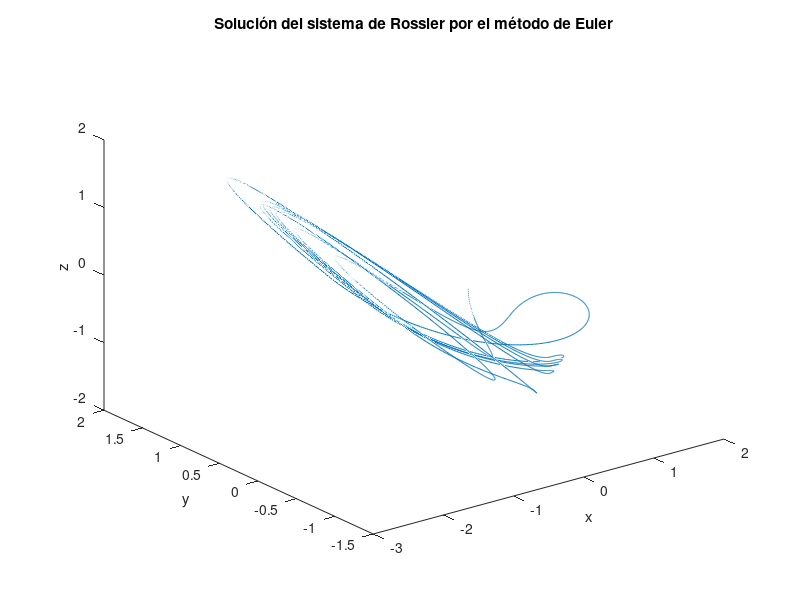

MATLAB code to generate this figure:
clear all
clc

% Parámetros del sistema
a = 0.6;
b = 1;

% Intervalo de tiempo y tamaño del paso
t0 = 0;
tf = 50;
h = 0.01;

% Condiciones iniciales
x0 = 0;
y0 = 0;
z0 = 0;

% Número de pasos
N = round((tf-t0)/h);

% Inicialización de las soluciones
x = zeros(N+1,1);
y = zeros(N+1,1);
z = zeros(N+1,1);

% Condiciones iniciales
x(1) = x0;
y(1) = y0;
z(1) = z0;

% Resolución del sistema por el método de Euler
for i=1:N
    x(i+1) = x(i) + h*(y(i));
    y(i+1) = y(i) + h*(z(i));
    z(i+1) = z(i) + h*(-a*z(i)-b*y(i)+abs(x(i))-1);
end

% Graficar la solución
figure;
plot3(x,y,z);
xlabel('x');
ylabel('y');
zlabel('z');
title('Solución del sistema de Rossler por el método de Euler');